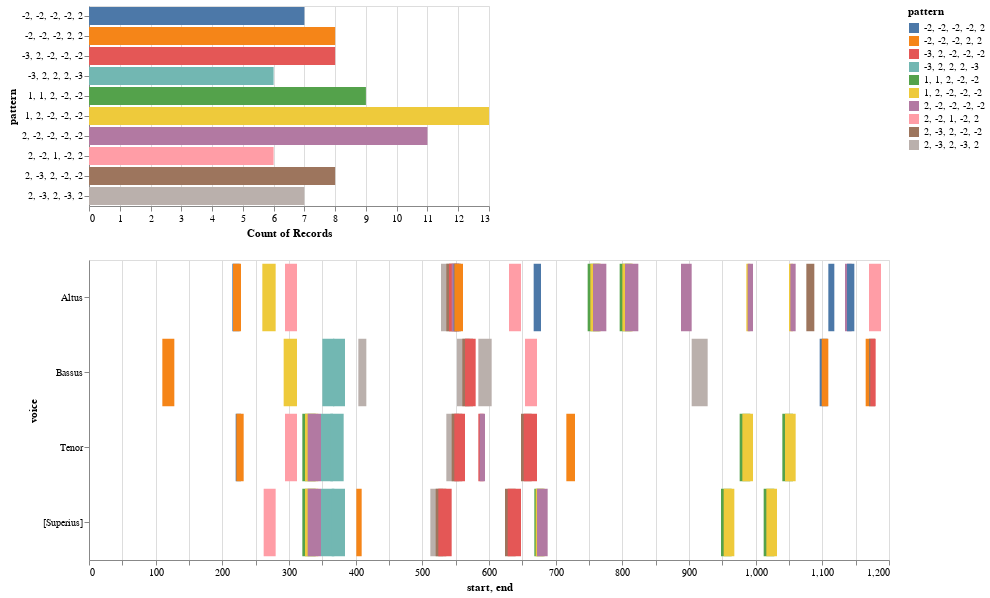

Here is the notebook cell this chart was saved with:
### Code cell
viz_demo.plot_ngrams_heatmap(mel_ngrams, ngrams_duration, selected_patterns=mel_ngrams_top_patterns_list , voices=[])

### Figure 1 — Vega-Lite specification as saved in the notebook (floating-point values rounded to 4 significant figures)
{"config": {"view": {"continuousWidth": 400, "continuousHeight": 300}}, "vconcat": [{"mark": "bar", "encoding": {"color": {"type": "nominal", "field": "pattern"}, "opacity": {"condition": {"value": 1, "selection": "selector019"}, "value": 0.2}, "x": {"type": "nominal", "aggregate": "count", "field": "pattern"}, "y": {"type": "nominal", "field": "pattern"}}, "selection": {"selector019": {"type": "multi", "fields": ["pattern"]}}}, {"mark": "bar", "encoding": {"color": {"type": "nominal", "field": "pattern"}, "opacity": {"condition": {"value": 1, "selection": "selector019"}, "value": 0.2}, "tooltip": [{"type": "quantitative", "field": "start"}, {"type": "quantitative", "field": "end"}, {"type": "nominal", "field": "pattern"}], "x": {"type": "quantitative", "field": "start"}, "x2": {"field": "end"}, "y": {"type": "nominal", "field": "voice"}}, "height": 300, "selection": {"selector019": {"type": "multi", "fields": ["pattern"]}, "selector020": {"type": "interval", "bind": "scales", "encodings": ["x", "y"]}}, "width": 800}], "data": {"name": "data-01d2d8f75e221b92e53a995dd01b7a0f"}, "$schema": "https://vega.github.io/schema/vega-lite/v4.8.1.json", "datasets": {"data-01d2d8f75e221b92e53a995dd01b7a0f": [{"start": 262.0, "voice": "[Superius]", "pattern": "2, -2, 1, -2, 2", "end": 280.0}, {"start": 320.0, "voice": "[Superius]", "pattern": "1, 1, 2, -2, -2", "end": 340.0}, {"start": 324.0, "voice": "[Superius]", "pattern": "1, 2, -2, -2, -2", "end": 344.0}, {"start": 328.0, "voice": "[Superius]", "pattern": "2, -2, -2, -2, -2", "end": 348.0}, {"start": 348.0, "voice": "[Superius]", "pattern": "-3, 2, 2, 2, -3", "end": 368.0}, {"start": 364.0, "voice": "[Superius]", "pattern": "-3, 2, 2, 2, -3", "end": 384.0}, {"start": 401.0, "voice": "[Superius]", "pattern": "-2, -2, -2, 2, 2", "end": 409.0}, {"start": 512.0, "voice": "[Superius]", "pattern": "2, -3, 2, -3, 2", "end": 531.0}, {"start": 520.0, "voice": "[Superius]", "pattern": "2, -3, 2, -2, -2", "end": 536.0}, {"start": 524.0, "voice": "[Superius]", "pattern": "-3, 2, -2, -2, -2", "end": 544.0}, {"start": 624.0, "voice": "[Superius]", "pattern": "2, -3, 2, -2, -2", "end": 640.0}, {"start": 628.0, "voice": "[Superius]", "pattern": "-3, 2, -2, -2, -2", "end": 648.0}, {"start": 668.0, "voice": "[Superius]", "pattern": "1, 1, 2, -2, -2", "end": 682.0}, {"start": 670.0, "voice": "[Superius]", "pattern": "1, 2, -2, -2, -2", "end": 684.0}, {"start": 672.0, "voice": "[Superius]", "pattern": "2, -2, -2, -2, -2", "end": 688.0}, {"start": 948.0, "voice": "[Superius]", "pattern": "1, 1, 2, -2, -2", "end": 964.0}, {"start": 952.0, "voice": "[Superius]", "pattern": "1, 2, -2, -2, -2", "end": 968.0}, {"start": 1012.0, "voice": "[Superius]", "pattern": "1, 1, 2, -2, -2", "end": 1028.0}, {"start": 1016.0, "voice": "[Superius]", "pattern": "1, 2, -2, -2, -2", "end": 1032.0}, {"start": 215.0, "voice": "Altus", "pattern": "-2, -2, -2, -2, 2", "end": 226.0}, {"start": 216.0, "voice": "Altus", "pattern": "-2, -2, -2, 2, 2", "end": 228.0}, {"start": 260.0, "voice": "Altus", "pattern": "1, 2, -2, -2, -2", "end": 280.0}, {"start": 294.0, "voice": "Altus", "pattern": "2, -2, 1, -2, 2", "end": 312.0}, {"start": 528.0, "voice": "Altus", "pattern": "2, -3, 2, -3, 2", "end": 547.0}, {"start": 536.0, "voice": "Altus", "pattern": "2, -3, 2, -2, -2", "end": 552.0}, {"start": 540.0, "voice": "Altus", "pattern": "-3, 2, -2, -2, -2", "end": 555.0}, {"start": 544.0, "voice": "Altus", "pattern": "2, -2, -2, -2, -2", "end": 556.0}, {"start": 547.0, "voice": "Altus", "pattern": "-2, -2, -2, -2, 2", "end": 558.0}, {"start": 548.0, "voice": "Altus", "pattern": "-2, -2, -2, 2, 2", "end": 561.0}, {"start": 630.0, "voice": "Altus", "pattern": "2, -2, 1, -2, 2", "end": 648.0}, {"start": 667.0, "voice": "Altus", "pattern": "-2, -2, -2, -2, 2", "end": 678.0}, {"start": 748.0, "voice": "Altus", "pattern": "1, 1, 2, -2, -2", "end": 766.0}, {"start": 752.0, "voice": "Altus", "pattern": "1, 2, -2, -2, -2", "end": 768.0}, {"start": 756.0, "voice": "Altus", "pattern": "2, -2, -2, -2, -2", "end": 776.0}, {"start": 796.0, "voice": "Altus", "pattern": "1, 1, 2, -2, -2", "end": 814.0}, {"start": 800.0, "voice": "Altus", "pattern": "1, 2, -2, -2, -2", "end": 816.0}, {"start": 804.0, "voice": "Altus", "pattern": "2, -2, -2, -2, -2", "end": 824.0}, {"start": 888.0, "voice": "Altus", "pattern": "2, -2, -2, -2, -2", "end": 904.0}, {"start": 986.0, "voice": "Altus", "pattern": "1, 2, -2, -2, -2", "end": 992.0}, {"start": 988.0, "voice": "Altus", "pattern": "2, -2, -2, -2, -2", "end": 996.0}, {"start": 1050.0, "voice": "Altus", "pattern": "1, 2, -2, -2, -2", "end": 1056.0}, {"start": 1052.0, "voice": "Altus", "pattern": "2, -2, -2, -2, -2", "end": 1060.0}, {"start": 1076.0, "voice": "Altus", "pattern": "2, -3, 2, -2, -2", "end": 1088.0}, {"start": 1109.0, "voice": "Altus", "pattern": "-2, -2, -2, -2, 2", "end": 1118.0}, {"start": 1134.0, "voice": "Altus", "pattern": "2, -2, -2, -2, -2", "end": 1144.0}, {"start": 1137.0, "voice": "Altus", "pattern": "-2, -2, -2, -2, 2", "end": 1148.0}, {"start": 1170.0, "voice": "Altus", "pattern": "2, -2, 1, -2, 2", "end": 1188.0}, {"start": 220.0, "voice": "Tenor", "pattern": "-2, -2, -2, -2, 2", "end": 228.0}, {"start": 221.0, "voice": "Tenor", "pattern": "-2, -2, -2, 2, 2", "end": 232.0}, {"start": 294.0, "voice": "Tenor", "pattern": "2, -2, 1, -2, 2", "end": 312.0}, {"start": 320.0, "voice": "Tenor", "pattern": "1, 1, 2, -2, -2", "end": 340.0}, {"start": 324.0, "voice": "Tenor", "pattern": "1, 2, -2, -2, -2", "end": 344.0}, {"start": 328.0, "voice": "Tenor", "pattern": "2, -2, -2, -2, -2", "end": 348.0}, {"start": 348.0, "voice": "Tenor", "pattern": "-3, 2, 2, 2, -3", "end": 366.0}, {"start": 362.0, "voice": "Tenor", "pattern": "-3, 2, 2, 2, -3", "end": 382.0}, {"start": 536.0, "voice": "Tenor", "pattern": "2, -3, 2, -3, 2", "end": 555.0}, {"start": 544.0, "voice": "Tenor", "pattern": "2, -3, 2, -2, -2", "end": 560.0}, {"start": 548.0, "voice": "Tenor", "pattern": "-3, 2, -2, -2, -2", "end": 564.0}, {"start": 584.0, "voice": "Tenor", "pattern": "-3, 2, -2, -2, -2", "end": 592.0}, {"start": 586.0, "voice": "Tenor", "pattern": "2, -2, -2, -2, -2", "end": 594.0}, {"start": 648.0, "voice": "Tenor", "pattern": "2, -3, 2, -2, -2", "end": 664.0}, {"start": 652.0, "voice": "Tenor", "pattern": "-3, 2, -2, -2, -2", "end": 672.0}, {"start": 716.0, "voice": "Tenor", "pattern": "-2, -2, -2, 2, 2", "end": 729.0}, {"start": 976.0, "voice": "Tenor", "pattern": "1, 1, 2, -2, -2", "end": 992.0}, {"start": 980.0, "voice": "Tenor", "pattern": "1, 2, -2, -2, -2", "end": 996.0}, {"start": 1040.0, "voice": "Tenor", "pattern": "1, 1, 2, -2, -2", "end": 1056.0}, {"start": 1044.0, "voice": "Tenor", "pattern": "1, 2, -2, -2, -2", "end": 1060.0}, {"start": 110.0, "voice": "Bassus", "pattern": "-2, -2, -2, 2, 2", "end": 128.0}, {"start": 292.0, "voice": "Bassus", "pattern": "1, 2, -2, -2, -2", "end": 312.0}, {"start": 350.0, "voice": "Bassus", "pattern": "-3, 2, 2, 2, -3", "end": 368.0}, {"start": 366.0, "voice": "Bassus", "pattern": "-3, 2, 2, 2, -3", "end": 384.0}, {"start": 404.0, "voice": "Bassus", "pattern": "2, -3, 2, -3, 2", "end": 416.0}, {"start": 552.0, "voice": "Bassus", "pattern": "2, -3, 2, -3, 2", "end": 571.0}, {"start": 560.0, "voice": "Bassus", "pattern": "2, -3, 2, -2, -2", "end": 576.0}, {"start": 564.0, "voice": "Bassus", "pattern": "-3, 2, -2, -2, -2", "end": 580.0}, {"start": 584.0, "voice": "Bassus", "pattern": "2, -3, 2, -3, 2", "end": 604.0}, {"start": 654.0, "voice": "Bassus", "pattern": "2, -2, 1, -2, 2", "end": 672.0}, {"start": 904.0, "voice": "Bassus", "pattern": "2, -3, 2, -3, 2", "end": 928.0}, {"start": 1096.0, "voice": "Bassus", "pattern": "-2, -2, -2, -2, 2", "end": 1108.0}, {"start": 1099.0, "voice": "Bassus", "pattern": "-2, -2, -2, 2, 2", "end": 1109.0}, {"start": 1165.0, "voice": "Bassus", "pattern": "-2, -2, -2, 2, 2", "end": 1172.0}, {"start": 1170.0, "voice": "Bassus", "pattern": "2, -3, 2, -2, -2", "end": 1179.0}, {"start": 1172.0, "voice": "Bassus", "pattern": "-3, 2, -2, -2, -2", "end": 1180.0}]}}
